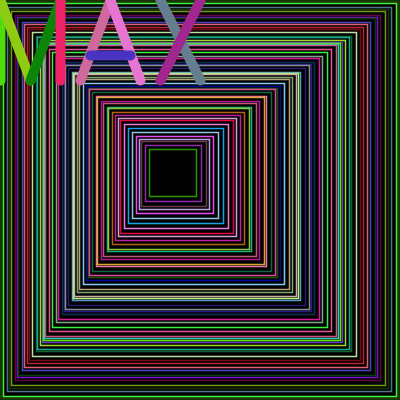
Frame 1 (no input)
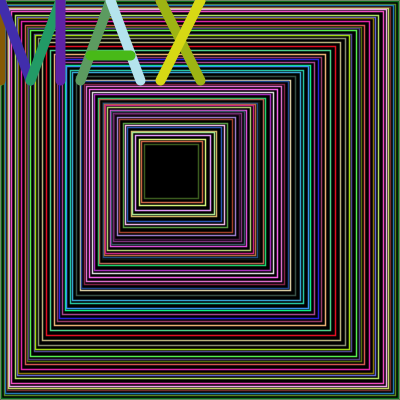
Frame 60 (the mouse pressed at the canvas centre just before this capture)
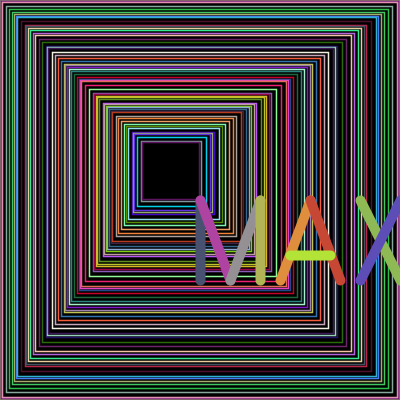
Frame 120 (the mouse held since frame 60 and released just before this capture)

The Processing sketch that drew these frames (run headless with seeded random() and noise(); from frame 60 on, the mouse is pressed at the canvas centre):

// Processing sketch: processing_111948
// ── processing_111948.pde

/*
HW 3
Max Bowe
Visual foundation studio
*/
static final int sizeX=400, sizeY=400;
void setup(){
  size(400,400);
  background(23,52,3);
  rectMode(CORNERS);
}
void draw(){
  smooth();
  frameRate(9);
  Box boxy =new Box(0,0,sizeX,sizeY);
  boxy.boxesMove();
  name(giveName('m','a','x'));
  
}
//randomize colors
color randomColors(){
  float R= random(1,250);
  float G =random(1,250);
  float B =random(1,250);
  return color(R,G,B);
}
char[] giveName(char a, char b, char c){
  char[] nameArray= new char[3];
  nameArray[0]=a;
  nameArray[1]=b;
  nameArray[2]=c;
  return nameArray;
}
//randomize location
//float randomPlace(){
//  float Rand =  random(10,280);
//  return Rand;
//}
//randomize size
float randomSize(){
  float Rand =  random(1,5);
  return Rand;
}
//makes the boxes
//void gradientBox(){
//  Colors(0);
//  int w=0, x=0, y=400,z=400;
//  rect(w,x,y,z);
//  while(y>=200){
//    float rand = randomSize();//changes position of next box
//    w+=rand;
//    y-=rand;
//    x+=rand;
//    z-=rand;
//    strokeWeight(1.5);
//    stroke(randomColors());
//    rect(w,x,y,z);
//  }
//}
class Box{
 int w=0, x=0,y=sizeX,z=sizeY;
   Box(int w, int x, int y, int z){
   x=x;
   y=y;
   w=w; 
   z=z;
   }
   void boxMove(){
    float rand = randomSize();
    w+=rand;
    y-=rand;
    x+=rand;
    z-=rand;
    strokeWeight(1.5);
    stroke(randomColors());
    rect(w,x,y,z);
   
   }
  void boxesMove(){
  fill(0);
   while(y>=sizeY/2){
    boxMove();
  }
 
}
}
//creates letters
//class Letter(){
//  int x;
//  int y;
//  char letter;
//  Letter(char a; int x; int y;){
//    letter=a;
//    int x=x;
//    int y=y;
//  }
//  
//}
//class Name(){
//   Letter Letter1;
//   Letter Letter2;
//   Letter Letter3;
//
//   Name(Letter1(x,y), Letter2(x+50,y), Letter3(x+100,y){
//     
//   }
//}
void name(char[] nameArray){
  strokeWeight(10);
  //m
  float x= mouseX;//keeps Letters in proper shape
  float y=mouseY; 
  for(int i=0; i<nameArray.length; i++){
   if(nameArray[i]=='a'){
        //A
    stroke(randomColors()); ; line(x, y+80, x+30, y);
    stroke(randomColors()); ; line(x+60, y+80,x+30, y);
    stroke(randomColors()); ; line(x+10, y+55, x+50, y+55);
    }
    else if(nameArray[i]=='b'){
    //B
    stroke(randomColors()); ; line(x,y, x, y+80);
    stroke(randomColors()); ; line(x+60, y, x+60, y+80);
    stroke(randomColors()); ; line(x,y,x+60,y);
    stroke(randomColors()); ; line(x,y+40,x+60,y+40);
    stroke(randomColors()); ; line(x,y+80,x+60,y+80);
  }
  else if(nameArray[i]=='c'){
   //C
    stroke(randomColors()); ; line(x,y, x, y+80);
    stroke(randomColors()); ; line(x,y+80,x+60,y+80);
    stroke(randomColors()); ; line(x,y,x+60,y);
  }
  else if(nameArray[i]=='d'){
  //D
    stroke(randomColors()); ; line(x,y, x, y+80);
    stroke(randomColors()); ; line(x+60, y+20, x+60, y+60);  
    stroke(randomColors()); ; line(x,y+80, x+60,y+60);
    stroke(randomColors()); ; line(x,y,x+60,y+20);
  }
  else if(nameArray[i]=='e'){
  //E
    stroke(randomColors()); ; line(x,y, x, y+80);
    stroke(randomColors()); ; line(x,y,x+60,y);
    stroke(randomColors()); ; line(x,y+40,x+60,y+40);
    stroke(randomColors()); ; line(x,y+80,x+60,y+80);
  }
  else if(nameArray[i]=='f'){
  //F
    stroke(randomColors()); ; line(x,y, x, y+80);
    stroke(randomColors()); ; line(x,y,x+60,y);
    stroke(randomColors()); ; line(x,y+40,x+60,y+40);
  }
  else if(nameArray[i]=='g'){
  //G
    stroke(randomColors()); ; line(x,y, x, y+80);
    stroke(randomColors()); ; line(x+60, y+40, x+60, y+80);
    stroke(randomColors()); ; line(x,y+80, x+60,y+80);
    stroke(randomColors()); ; line(x,y,x+60,y);
    stroke(randomColors()); ; line(x+30,y+40,x+60,y+40);
  }
  else if(nameArray[i]=='h'){
  //H
    stroke(randomColors()); ; line(x,y, x, y+80);
    stroke(randomColors()); ; line(x+60, y, x+60, y+80);
    stroke(randomColors()); ; line(x,y+40,x+60,y+40);
  }
  else if(nameArray[i]=='i'){
  //I
    stroke(randomColors()); ; line(x,y+80,x+60,y+80);
    stroke(randomColors()); ; line(x,y,x+60,y);
    stroke(randomColors()); ; line(x+30,y,x+30,y+80);
  }
  else if(nameArray[i]=='j'){
  //J
    stroke(randomColors()); ; line(x,y+80,x+30,y+80);
    stroke(randomColors()); ; line(x+30,y,x+30,y+80);
    stroke(randomColors()); ; line(x,y,x+60,y);
  }
  else if(nameArray[i]=='k'){
  //K
    stroke(randomColors()); ; line(x,y, x, y+80);
    stroke(randomColors()); ; line(x,y+40,x+60,y);
    stroke(randomColors()); ; line(x,y+40,x+60,y+80);
  }
  else if(nameArray[i]=='l'){
  //L
    stroke(randomColors()); ; line(x,y, x, y+80);
    stroke(randomColors()); ; line(x,y+80,x+60,y+80);
  }
  else if(nameArray[i]=='m'){
  //M
    stroke(randomColors()); ; line(x, y,x, y+80);
    stroke(randomColors()); ; line(x,y,x+30,y+80);
    stroke(randomColors()); ; line(x+60,y,x+30,y+80);
    stroke(randomColors()); ; line(x+60,y, x+60,y+80);
  }
  else if(nameArray[i]=='n'){
  //N
    stroke(randomColors()); ; line(x, y,x, y+80);
    stroke(randomColors()); ; line(x,y,x+60,y+80);
    stroke(randomColors()); ; line(x+60,y,x+60,y+80);
  }
 else if(nameArray[i]=='o'){
 //O
    stroke(randomColors()); ; line(x,y, x, y+80);
    stroke(randomColors()); ; line(x+60, y, x+60, y+80);
    stroke(randomColors()); ; line(x,y+80, x+60,y+80);
    stroke(randomColors()); ; line(x,y,x+60,y);
 }
 else if(nameArray[i]=='p'){
 //P
    stroke(randomColors()); ; line(x,y, x, y+80);
    stroke(randomColors()); ; line(x+60, y, x+60, y+40);
    stroke(randomColors()); ; line(x,y,x+60,y);
    stroke(randomColors()); ; line(x,y+40,x+60,y+40);
 }
  else if(nameArray[i]=='q'){
  //Q
    stroke(randomColors()); ; line(x,y, x, y+80);
    stroke(randomColors()); ; line(x+60, y, x+60, y+80);
    stroke(randomColors()); ; line(x,y+80, x+60,y+80);
    stroke(randomColors()); ; line(x,y,x+60,y);
    stroke(randomColors()); ; line(x+30,y+40,x+60,y+80);
  }
  else if(nameArray[i]=='r'){
  //R
    stroke(randomColors()); ; line(x,y, x, y+80);
    stroke(randomColors()); ; line(x+60, y, x+60, y+40);
    stroke(randomColors()); ; line(x,y,x+60,y);
    stroke(randomColors()); ; line(x,y+40,x+60,y+40);
    stroke(randomColors()); ; line(x,y+40,x+60,y+80);
  }
  else if(nameArray[i]=='s'){
  //S
    stroke(randomColors()); ; line(x,y, x, y+40);
    stroke(randomColors()); ; line(x+60, y+40, x+60, y+80);
    stroke(randomColors()); ; line(x,y,x+60,y);
    stroke(randomColors()); ; line(x,y+40,x+60,y+40);
    stroke(randomColors()); ; line(x,y+80,x+60,y+80);
  }
  else if(nameArray[i]=='t'){
  //T
    stroke(randomColors()); ; line(x+30,y,x+30,y+80);
    stroke(randomColors()); ; line(x,y,x+60,y);
  }
  else if(nameArray[i]=='u'){
  //U
    stroke(randomColors()); ; line(x,y, x, y+80);
    stroke(randomColors()); ; line(x+60, y, x+60, y+80);
    stroke(randomColors()); ; line(x,y+80, x+60,y+80);
  }
  else if(nameArray[i]=='v'){
  //V
    stroke(randomColors()); ; line(x,y, x+30, y+80);
    stroke(randomColors()); ; line(x+60, y, x+30, y+80);
  }
  else if(nameArray[i]=='w'){
  //W
    stroke(randomColors()); ; line(x, y,x, y+80);
    stroke(randomColors()); ; line(x+30,y+20,x,y+80);
    stroke(randomColors()); ; line(x+30,y+20,x+60,y+80);
    stroke(randomColors()); ; line(x+60,y, x+60,y+80);
  }
 else if(nameArray[i]=='x'){
  //X
    stroke(randomColors()); ; line(x, y, x+40, y+80);
    stroke(randomColors()); ; line(x, y+80, x+40, y); 
 }
  else if(nameArray[i]=='y'){
  //Y
    stroke(randomColors()); ; line(x,y,x+30,y+40);
    stroke(randomColors()); ; line(x+70,y,x+30,y+40);
    stroke(randomColors()); ; line(x+30,y+40,x+30,y+80);
  }
  else if(nameArray[i]=='z'){
  //Z
    stroke(randomColors()); ; line(x,y,x+60,y);
    stroke(randomColors()); ; line(x,y+80,x+60,y+80);
    stroke(randomColors()); ; line(x,y+80,x+60,y);
    } 
    x+=80;
  }
//  stroke(randomColors());  stroke(randomColors()); ; line(M, D,M, D+80);
//  stroke(randomColors());  stroke(randomColors()); ; line(M,D,M+30,D+80);
//  stroke(randomColors());  stroke(randomColors()); ; line(M+60,D,M+30,D+80);
//  stroke(randomColors());  stroke(randomColors()); ; line(M+60,D, M+60,D+80);
//  //A
//  
//  float A= M+60;//keeps letters on same vert line
//  stroke(randomColors());  stroke(randomColors()); ; line(A, M+80, A+30, M);
//  stroke(randomColors());  line(A+60, M+80,A+30, M);
//  stroke(randomColors());  line(A+15, M+55, A+50, M+55);
//  //X
//  float X= A+60;//keeps letters on same vert plane
//  stroke(randomColors());  line(X, D, X+40, D+80);
//  stroke(randomColors());  line(X, D+80, X+40, D); 
}
